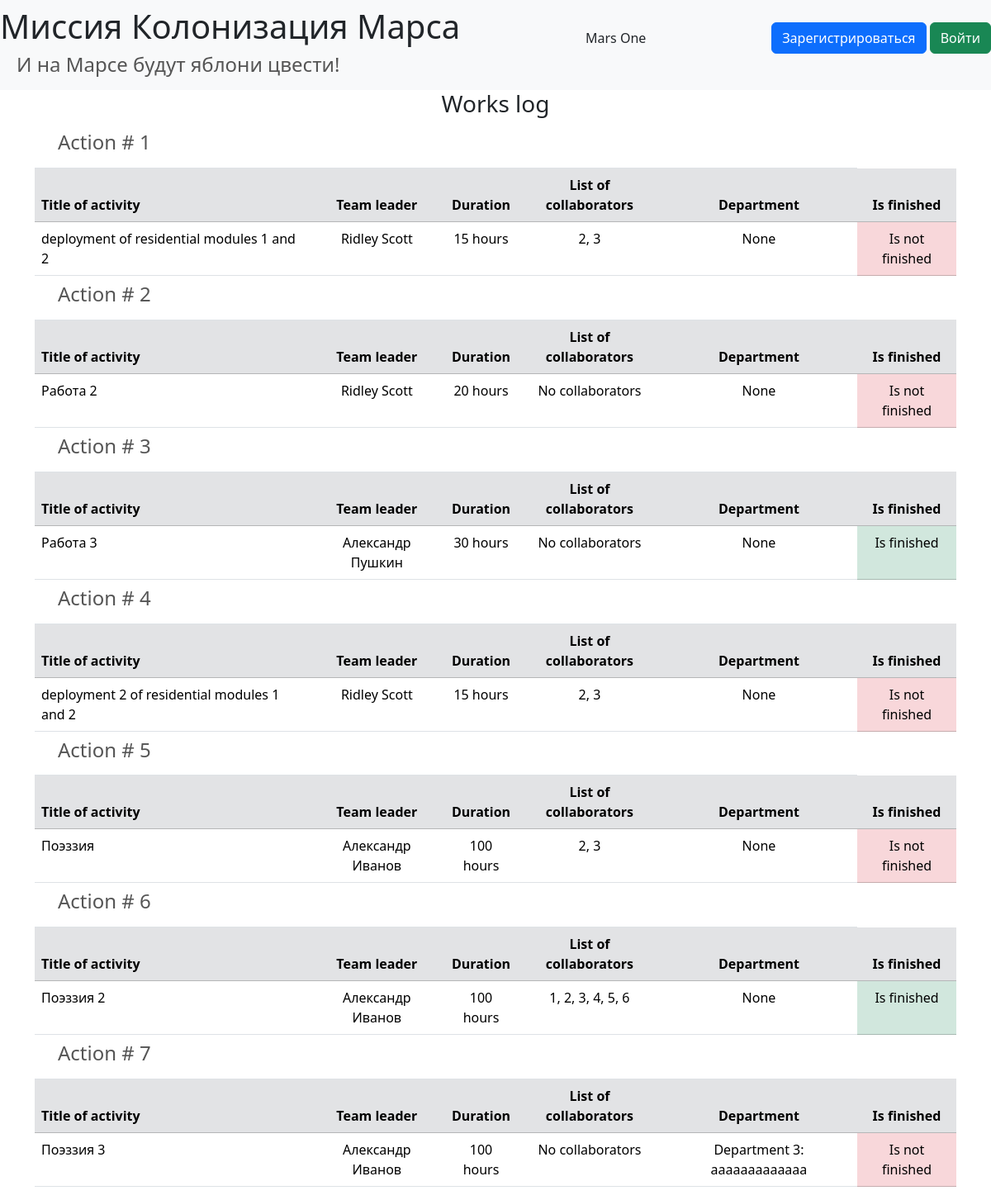
The page / on the database its author committed.
### data/jobs.py (models this page shows, shortened)
class Jobs(SqlAlchemyBase):
    from .users import User
    __tablename__ = 'jobs'
    id = sa.Column(sa.Integer, primary_key=True, autoincrement=True)
    team_leader = sa.Column(sa.Integer, sa.ForeignKey("users.id"), nullable=True)
    job = sa.Column(sa.String, nullable=True)
    work_size = sa.Column(sa.Integer, nullable=True)
    start_date = sa.Column(sa.Date, nullable=True)
    end_date = sa.Column(sa.Date, nullable=True)
    is_finished = sa.Column(sa.Boolean, nullable=True)
    department_id = sa.Column(sa.Integer, sa.ForeignKey("departments.id"))
    department = orm.relationship("Department", back_populates="jobs")
    team_leader_obj = orm.relationship(User,
                                       backref="jobs_team_leader")
    collaborators_objs = orm.relationship("User",
                                          secondary="jobs_user",
                                          backref="jobs_collaborator")
    @property
    def collaborators(self) -> str:
        return ', '.join(str(user.id) for user in self.collaborators_objs)

### data/users.py (models this page shows, shortened)
class User(SqlAlchemyBase, UserMixin):
    __tablename__ = 'users'
    id = sa.Column(sa.Integer, primary_key=True, autoincrement=True)
    surname = sa.Column(sa.String, nullable=True)
    name = sa.Column(sa.String, nullable=True)
    age = sa.Column(sa.Integer, nullable=True)
    position = sa.Column(sa.String, nullable=True)
    speciality = sa.Column(sa.String, nullable=True)
    address  = sa.Column(sa.String, nullable=True)
    email = sa.Column(sa.String, index=True, unique=True, nullable=True)
    hashed_password = sa.Column(sa.String, nullable=True)
    modified_date = sa.Column(sa.DateTime, default=datetime.datetime.now)
    @property
    def fullname(self) -> str:
        return f'{self.name} {self.surname}'

### data/departments.py (models this page shows, shortened)
class Department(SqlAlchemyBase):
    __tablename__ = 'departments'
    id = sa.Column(sa.Integer, primary_key=True, autoincrement=True)
    title = sa.Column(sa.String, unique=True, nullable=False)
    chief = sa.Column(sa.Integer, sa.ForeignKey('users.id'), nullable=False)
    email = sa.Column(sa.String, index=True, unique=True, nullable=False)
    chief_obj = orm.relationship('User', backref="departments_chief")
    members_objs = orm.relationship("User",
                                    secondary="department_user",
                                    backref="departments_member")
    jobs = orm.relationship("Jobs", back_populates="department")
    @property
    def members(self) -> str:
        return ', '.join(str(user.id) for user in self.members_objs)
    def __str__(self) -> str:
        return f'Department {self.id}: {self.title}'

### main.py (the view)
@app.route('/')
def index():
    db_sess = db_session.create_session()
    jobs = db_sess.query(Jobs).all()
    for job in jobs:
        print(job.department)
    params = {
        'title': 'Works log',
        'jobs': jobs
    }
    return render_template('index.html', **params)

### data/__db_session.py (called while the page is built)
def create_session() -> Session:
    return __factory()

### templates/index.html (shortened to what this page needs)
{% extends "base.html" %}
{% block content %}
    <h3 class="text-center">{{ title }}</h3>
    <table class="table">
        {% for job in jobs %}
            <div>
                <thead>
                    <tr>
                        <td colspan="5">
                            <h4>Action # {{ job.id }}</h4>
                        </td>
                    </tr>
                    <tr class="table-secondary">
                        <th>Title of activity</th>
                        <th class="text-center">Team leader</th>
                        <th class="text-center">Duration</th>
                        <th class="text-center">List of collaborators</th>
                        <th class="text-center">Department</th>
                        <th class="text-center">Is finished</th>
                    </tr>
                </thead>
                <tbody>
                    <tr>
                        <td>{{ job.job }}</td>
                        <td class="text-center">{{ job.team_leader_obj.fullname }}</td>
                        <td class="text-center">{{ job.work_size }} hours</td>
                        {% if job.collaborators %}
                            <td class="text-center">{{ job.collaborators }}</td>
                        {% else %}
                            <td class="text-center">No collaborators</td>
                        {% endif %}
                        <td class="text-center">{{ job.department }}</td>
                        {% if job.is_finished %}
                            <td class="table-success text-center">Is finished</td>
                        {% else %}
                            <td class="table-danger text-center">Is not finished</td>
                        {% endif %}
                    </tr>
                </tbody>
            </div>
        {% endfor %}
    </table>
{% endblock %}

### templates/base.html (shortened to what this page needs)
<!doctype html>
<html lang="en">
<head>
    <link href="https://cdn.jsdelivr.net/npm/bootstrap@5.3.5/dist/css/bootstrap.min.css" rel="stylesheet">
    <link rel="stylesheet"
          href="{{ url_for('static', filename='css/style.css') }}">
</head>
<body>
<header>
    <nav class="navbar navbar-light bg-light">
        <div>
            <h1 class="d-block" href="#">
                <a href="/" class="text-reset text-decoration-none">Миссия Колонизация Марса</a>
            </h1>
            <h4 class="d-block">И на Марсе будут яблони цвести!</h4>
        </div>
        <p class="d-flex">Mars One</p>
        {% if current_user.is_authenticated %}
            <a class="navbar-brand" href="/logout">{{ current_user.name }}</a>
        {% else %}
            <p>
                <a class="btn btn-primary" href="/register">Зарегистрироваться</a>
                <a class="btn btn-success" href="/login">Войти</a>
            </p>
        {% endif %}
    </nav>
</header>
<main role="main" class="container">
    {% block content %}{% endblock %}
</main>
</body>
</html>

### static/css/style.css (style rules this page uses)
h4 { padding-left: 20px; color: #555555; }

### rows shown on the page
Jobs: id "1", job "deployment of residential modules 1 and 2", team_leader_obj.fullname "Ridley Scott", work_size "15", collaborators "2, 3", department "None", is_finished "Is not finished"
Jobs: id "2", job "Работа 2", team_leader_obj.fullname "Ridley Scott", work_size "20", shows "No collaborators", department "None", is_finished "Is not finished"
Jobs: id "3", job "Работа 3", team_leader_obj.fullname "Александр Пушкин", work_size "30", shows "No collaborators", department "None", is_finished "Is finished"
Jobs: id "4", job "deployment 2 of residential modules 1 and 2", team_leader_obj.fullname "Ridley Scott", work_size "15", collaborators "2, 3", department "None", is_finished "Is not finished"
Jobs: id "5", job "Поэззия", team_leader_obj.fullname "Александр Иванов", work_size "100", collaborators "2, 3", department "None", is_finished "Is not finished"
Jobs: id "6", job "Поэззия 2", team_leader_obj.fullname "Александр Иванов", work_size "100", collaborators "1, 2, 3, 4, 5, 6", department "None", is_finished "Is finished"
Jobs: id "7", job "Поэззия 3", team_leader_obj.fullname "Александр Иванов", work_size "100", shows "No collaborators", department "Department 3: aaaaaaaaaaaaa", is_finished "Is not finished"

### other values the page prints
{{ title }} "Works log"
